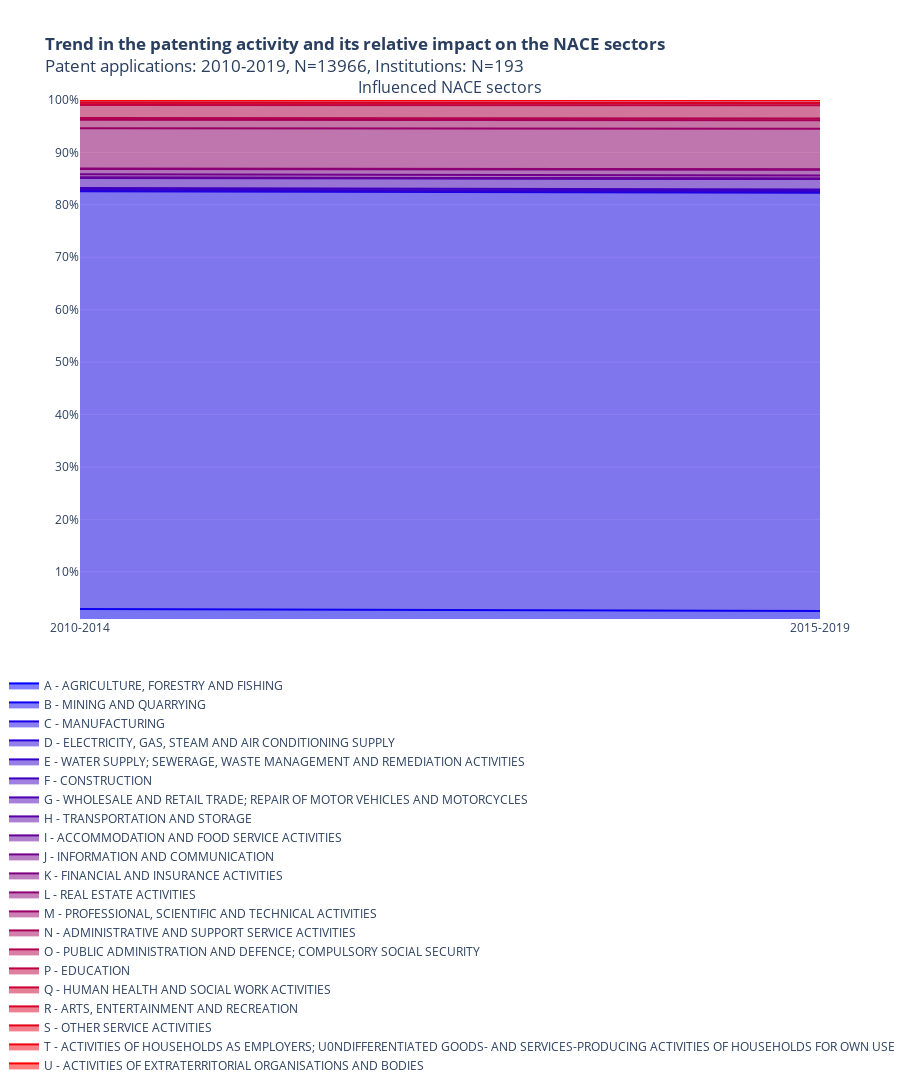

Source (notebook cell):
### Code cell
prct_imp_years

### Figure 1 — Plotly figure (JSON) as saved in the notebook; plotly's stock layout.template omitted (floating-point values rounded to 4 significant figures)
{"data": [{"groupnorm": "percent", "legendgroup": "A - AGRICULTURE, FORESTRY AND FISHING", "line": {"color": "rgb(0.0, 0.0, 255.0)"}, "mode": "lines", "name": "A - AGRICULTURE, FORESTRY AND FISHING", "showlegend": true, "stackgroup": "one", "type": "scatter", "x": ["2010-2014", "2015-2019"], "xaxis": "x", "y": [47.26, 38.78], "yaxis": "y"}, {"groupnorm": "percent", "legendgroup": "B - MINING AND QUARRYING", "line": {"color": "rgb(12.75, 0.0, 242.25)"}, "mode": "lines", "name": "B - MINING AND QUARRYING", "showlegend": true, "stackgroup": "one", "type": "scatter", "x": ["2010-2014", "2015-2019"], "xaxis": "x", "y": [179.6, 142.2], "yaxis": "y"}, {"groupnorm": "percent", "legendgroup": "C - MANUFACTURING", "line": {"color": "rgb(25.5, 0.0, 229.5)"}, "mode": "lines", "name": "C - MANUFACTURING", "showlegend": true, "stackgroup": "one", "type": "scatter", "x": ["2010-2014", "2015-2019"], "xaxis": "x", "y": [6241.0, 5663.0], "yaxis": "y"}, {"groupnorm": "percent", "legendgroup": "D - ELECTRICITY, GAS, STEAM AND AIR CONDITIONING SUPPLY", "line": {"color": "rgb(38.25, 0.0, 216.75)"}, "mode": "lines", "name": "D - ELECTRICITY, GAS, STEAM AND AIR CONDITIONING SUPPLY", "showlegend": true, "stackgroup": "one", "type": "scatter", "x": ["2010-2014", "2015-2019"], "xaxis": "x", "y": [15.47, 12.65], "yaxis": "y"}, {"groupnorm": "percent", "legendgroup": "E - WATER SUPPLY; SEWERAGE, WASTE MANAGEMENT AND REMEDIATION ACTIVITIES", "line": {"color": "rgb(51.0, 0.0, 204.0)"}, "mode": "lines", "name": "E - WATER SUPPLY; SEWERAGE, WASTE MANAGEMENT AND REMEDIATION ACTIVITIES", "showlegend": true, "stackgroup": "one", "type": "scatter", "x": ["2010-2014", "2015-2019"], "xaxis": "x", "y": [8.199, 8.265], "yaxis": "y"}, {"groupnorm": "percent", "legendgroup": "F - CONSTRUCTION", "line": {"color": "rgb(63.75, 0.0, 191.25)"}, "mode": "lines", "name": "F - CONSTRUCTION", "showlegend": true, "stackgroup": "one", "type": "scatter", "x": ["2010-2014", "2015-2019"], "xaxis": "x", "y": [23.25, 20.81], "yaxis": "y"}, {"groupnorm": "percent", "legendgroup": "G - WHOLESALE AND RETAIL TRADE; REPAIR OF MOTOR VEHICLES AND MOTORCYCLES", "line": {"color": "rgb(76.5, 0.0, 178.5)"}, "mode": "lines", "name": "G - WHOLESALE AND RETAIL TRADE; REPAIR OF MOTOR VEHICLES AND MOTORCYCLES", "showlegend": true, "stackgroup": "one", "type": "scatter", "x": ["2010-2014", "2015-2019"], "xaxis": "x", "y": [152.4, 141.8], "yaxis": "y"}, {"groupnorm": "percent", "legendgroup": "H - TRANSPORTATION AND STORAGE", "line": {"color": "rgb(89.25, 0.0, 165.75)"}, "mode": "lines", "name": "H - TRANSPORTATION AND STORAGE", "showlegend": true, "stackgroup": "one", "type": "scatter", "x": ["2010-2014", "2015-2019"], "xaxis": "x", "y": [4.87, 4.307], "yaxis": "y"}, {"groupnorm": "percent", "legendgroup": "I - ACCOMMODATION AND FOOD SERVICE ACTIVITIES", "line": {"color": "rgb(102.0, 0.0, 153.0)"}, "mode": "lines", "name": "I - ACCOMMODATION AND FOOD SERVICE ACTIVITIES", "showlegend": true, "stackgroup": "one", "type": "scatter", "x": ["2010-2014", "2015-2019"], "xaxis": "x", "y": [2.669, 2.511], "yaxis": "y"}, {"groupnorm": "percent", "legendgroup": "J - INFORMATION AND COMMUNICATION", "line": {"color": "rgb(114.75, 0.0, 140.25)"}, "mode": "lines", "name": "J - INFORMATION AND COMMUNICATION", "showlegend": true, "stackgroup": "one", "type": "scatter", "x": ["2010-2014", "2015-2019"], "xaxis": "x", "y": [46.11, 40.06], "yaxis": "y"}, {"groupnorm": "percent", "legendgroup": "K - FINANCIAL AND INSURANCE ACTIVITIES", "line": {"color": "rgb(127.5, 0.0, 127.5)"}, "mode": "lines", "name": "K - FINANCIAL AND INSURANCE ACTIVITIES", "showlegend": true, "stackgroup": "one", "type": "scatter", "x": ["2010-2014", "2015-2019"], "xaxis": "x", "y": [80.01, 79.1], "yaxis": "y"}, {"groupnorm": "percent", "legendgroup": "L - REAL ESTATE ACTIVITIES", "line": {"color": "rgb(140.25, 0.0, 114.75)"}, "mode": "lines", "name": "L - REAL ESTATE ACTIVITIES", "showlegend": true, "stackgroup": "one", "type": "scatter", "x": ["2010-2014", "2015-2019"], "xaxis": "x", "y": [8.699, 7.737], "yaxis": "y"}, {"groupnorm": "percent", "legendgroup": "M - PROFESSIONAL, SCIENTIFIC AND TECHNICAL ACTIVITIES", "line": {"color": "rgb(153.0, 0.0, 102.0)"}, "mode": "lines", "name": "M - PROFESSIONAL, SCIENTIFIC AND TECHNICAL ACTIVITIES", "showlegend": true, "stackgroup": "one", "type": "scatter", "x": ["2010-2014", "2015-2019"], "xaxis": "x", "y": [600.8, 547.5], "yaxis": "y"}, {"groupnorm": "percent", "legendgroup": "N - ADMINISTRATIVE AND SUPPORT SERVICE ACTIVITIES", "line": {"color": "rgb(165.75, 0.0, 89.25)"}, "mode": "lines", "name": "N - ADMINISTRATIVE AND SUPPORT SERVICE ACTIVITIES", "showlegend": true, "stackgroup": "one", "type": "scatter", "x": ["2010-2014", "2015-2019"], "xaxis": "x", "y": [127.3, 114.9], "yaxis": "y"}, {"groupnorm": "percent", "legendgroup": "O - PUBLIC ADMINISTRATION AND DEFENCE; COMPULSORY SOCIAL SECURITY", "line": {"color": "rgb(178.5, 0.0, 76.5)"}, "mode": "lines", "name": "O - PUBLIC ADMINISTRATION AND DEFENCE; COMPULSORY SOCIAL SECURITY", "showlegend": true, "stackgroup": "one", "type": "scatter", "x": ["2010-2014", "2015-2019"], "xaxis": "x", "y": [25.95, 24.09], "yaxis": "y"}, {"groupnorm": "percent", "legendgroup": "P - EDUCATION", "line": {"color": "rgb(191.25, 0.0, 63.75)"}, "mode": "lines", "name": "P - EDUCATION", "showlegend": true, "stackgroup": "one", "type": "scatter", "x": ["2010-2014", "2015-2019"], "xaxis": "x", "y": [193.5, 177.9], "yaxis": "y"}, {"groupnorm": "percent", "legendgroup": "Q - HUMAN HEALTH AND SOCIAL WORK ACTIVITIES", "line": {"color": "rgb(204.0, 0.0, 51.0)"}, "mode": "lines", "name": "Q - HUMAN HEALTH AND SOCIAL WORK ACTIVITIES", "showlegend": true, "stackgroup": "one", "type": "scatter", "x": ["2010-2014", "2015-2019"], "xaxis": "x", "y": [33.27, 33.41], "yaxis": "y"}, {"groupnorm": "percent", "legendgroup": "R - ARTS, ENTERTAINMENT AND RECREATION", "line": {"color": "rgb(216.75, 0.0, 38.25)"}, "mode": "lines", "name": "R - ARTS, ENTERTAINMENT AND RECREATION", "showlegend": true, "stackgroup": "one", "type": "scatter", "x": ["2010-2014", "2015-2019"], "xaxis": "x", "y": [3.249, 3.336], "yaxis": "y"}, {"groupnorm": "percent", "legendgroup": "S - OTHER SERVICE ACTIVITIES", "line": {"color": "rgb(229.5, 0.0, 25.5)"}, "mode": "lines", "name": "S - OTHER SERVICE ACTIVITIES", "showlegend": true, "stackgroup": "one", "type": "scatter", "x": ["2010-2014", "2015-2019"], "xaxis": "x", "y": [37.24, 35.74], "yaxis": "y"}, {"groupnorm": "percent", "legendgroup": "T - ACTIVITIES OF HOUSEHOLDS AS EMPLOYERS; U0NDIFFERENTIATED GOODS- AND SERVICES-PRODUCING ACTIVITIES OF HOUSEHOLDS FOR OWN USE", "line": {"color": "rgb(242.25, 0.0, 12.75)"}, "mode": "lines", "name": "T - ACTIVITIES OF HOUSEHOLDS AS EMPLOYERS; U0NDIFFERENTIATED GOODS- AND SERVICES-PRODUCING ACTIVITIES OF HOUSEHOLDS FOR OWN USE", "showlegend": true, "stackgroup": "one", "type": "scatter", "x": ["2010-2014", "2015-2019"], "xaxis": "x", "y": [0.088, 0.09384], "yaxis": "y"}, {"groupnorm": "percent", "legendgroup": "U - ACTIVITIES OF EXTRATERRITORIAL ORGANISATIONS AND BODIES", "line": {"color": "rgb(255.0, 0.0, 0.0)"}, "mode": "lines", "name": "U - ACTIVITIES OF EXTRATERRITORIAL ORGANISATIONS AND BODIES", "showlegend": true, "stackgroup": "one", "type": "scatter", "x": ["2010-2014", "2015-2019"], "xaxis": "x", "y": [0.1123, 0.1246], "yaxis": "y"}], "layout": {"annotations": [{"font": {"size": 16}, "showarrow": false, "text": "Influenced NACE sectors", "x": 0.5, "xanchor": "center", "xref": "paper", "y": 1, "yanchor": "bottom", "yref": "paper"}], "height": 1200, "legend": {"orientation": "h", "traceorder": "normal"}, "showlegend": true, "title": {"text": "<b>Trend in the patenting activity and its relative impact on the NACE sectors</b><br>Patent applications: 2010-2019, N=13966, Institutions: N=193"}, "xaxis": {"anchor": "y", "domain": [0, 1], "type": "category"}, "yaxis": {"anchor": "x", "domain": [0, 1], "range": [1, 100], "ticksuffix": "%", "type": "linear"}}}
